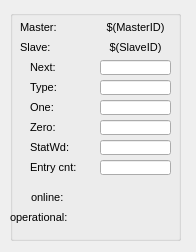
<?xml version="1.0" encoding="UTF-8"?>
<ui version="4.0">
 <class>Form</class>
 <widget class="QWidget" name="Form">
  <property name="geometry">
   <rect>
    <x>0</x>
    <y>0</y>
    <width>196</width>
    <height>252</height>
   </rect>
  </property>
  <property name="windowTitle">
   <string>Form</string>
  </property>
  <widget class="QGroupBox" name="groupBox">
   <property name="geometry">
    <rect>
     <x>10</x>
     <y>10</y>
     <width>171</width>
     <height>231</height>
    </rect>
   </property>
   <property name="font">
    <font>
     <pointsize>9</pointsize>
    </font>
   </property>
   <property name="title">
    <string/>
   </property>
   <widget class="caLed" name="caled_2">
    <property name="geometry">
     <rect>
      <x>120</x>
      <y>200</y>
      <width>18</width>
      <height>18</height>
     </rect>
    </property>
    <property name="rectangular">
     <bool>true</bool>
    </property>
    <property name="gradientEnabled">
     <bool>false</bool>
    </property>
    <property name="ledWidth">
     <number>16</number>
    </property>
    <property name="ledHeight">
     <number>16</number>
    </property>
    <property name="channel" stdset="0">
     <string notr="true">$(IOC):m$(MasterID)s$(SlaveID)-Operational</string>
    </property>
    <property name="falseColor">
     <color>
      <red>170</red>
      <green>0</green>
      <blue>0</blue>
     </color>
    </property>
    <property name="trueColor">
     <color>
      <red>0</red>
      <green>85</green>
      <blue>0</blue>
     </color>
    </property>
   </widget>
   <widget class="caLed" name="caled">
    <property name="geometry">
     <rect>
      <x>120</x>
      <y>180</y>
      <width>18</width>
      <height>18</height>
     </rect>
    </property>
    <property name="toolTip">
     <string>&lt;html&gt;&lt;head/&gt;&lt;body&gt;&lt;p&gt;ONLINE status of the slave&lt;/p&gt;&lt;/body&gt;&lt;/html&gt;</string>
    </property>
    <property name="rectangular">
     <bool>true</bool>
    </property>
    <property name="gradientEnabled">
     <bool>false</bool>
    </property>
    <property name="ledWidth">
     <number>16</number>
    </property>
    <property name="ledHeight">
     <number>16</number>
    </property>
    <property name="channel" stdset="0">
     <string notr="true">$(IOC):m$(MasterID)s$(SlaveID)-Online</string>
    </property>
    <property name="falseColor">
     <color>
      <red>170</red>
      <green>0</green>
      <blue>0</blue>
     </color>
    </property>
    <property name="trueColor">
     <color>
      <red>0</red>
      <green>85</green>
      <blue>0</blue>
     </color>
    </property>
   </widget>
   <widget class="caLabel" name="calabel_2">
    <property name="geometry">
     <rect>
      <x>0</x>
      <y>200</y>
      <width>71</width>
      <height>15</height>
     </rect>
    </property>
    <property name="minimumSize">
     <size>
      <width>50</width>
      <height>15</height>
     </size>
    </property>
    <property name="font">
     <font>
      <pointsize>8</pointsize>
     </font>
    </property>
    <property name="text">
     <string>operational:</string>
    </property>
   </widget>
   <widget class="caLabel" name="calabel">
    <property name="geometry">
     <rect>
      <x>21</x>
      <y>180</y>
      <width>50</width>
      <height>15</height>
     </rect>
    </property>
    <property name="minimumSize">
     <size>
      <width>50</width>
      <height>15</height>
     </size>
    </property>
    <property name="font">
     <font>
      <pointsize>8</pointsize>
     </font>
    </property>
    <property name="text">
     <string>online:</string>
    </property>
   </widget>
   <widget class="caLabel" name="calabel_13">
    <property name="geometry">
     <rect>
      <x>10</x>
      <y>30</y>
      <width>60</width>
      <height>15</height>
     </rect>
    </property>
    <property name="minimumSize">
     <size>
      <width>60</width>
      <height>15</height>
     </size>
    </property>
    <property name="font">
     <font>
      <pointsize>8</pointsize>
     </font>
    </property>
    <property name="text">
     <string>Slave:</string>
    </property>
   </widget>
   <widget class="caLabel" name="calabel_14">
    <property name="geometry">
     <rect>
      <x>90</x>
      <y>10</y>
      <width>71</width>
      <height>15</height>
     </rect>
    </property>
    <property name="minimumSize">
     <size>
      <width>50</width>
      <height>15</height>
     </size>
    </property>
    <property name="font">
     <font>
      <pointsize>8</pointsize>
     </font>
    </property>
    <property name="text">
     <string>$(MasterID)</string>
    </property>
    <property name="alignment">
     <set>Qt::AlignCenter</set>
    </property>
   </widget>
   <widget class="caLabel" name="calabel_15">
    <property name="geometry">
     <rect>
      <x>90</x>
      <y>30</y>
      <width>71</width>
      <height>15</height>
     </rect>
    </property>
    <property name="minimumSize">
     <size>
      <width>50</width>
      <height>15</height>
     </size>
    </property>
    <property name="font">
     <font>
      <pointsize>8</pointsize>
     </font>
    </property>
    <property name="text">
     <string>$(SlaveID)</string>
    </property>
    <property name="alignment">
     <set>Qt::AlignCenter</set>
    </property>
   </widget>
   <widget class="caLabel" name="calabel_16">
    <property name="geometry">
     <rect>
      <x>20</x>
      <y>50</y>
      <width>50</width>
      <height>15</height>
     </rect>
    </property>
    <property name="minimumSize">
     <size>
      <width>50</width>
      <height>15</height>
     </size>
    </property>
    <property name="font">
     <font>
      <pointsize>8</pointsize>
     </font>
    </property>
    <property name="text">
     <string>Next:</string>
    </property>
   </widget>
   <widget class="caLineEdit" name="calineedit_21">
    <property name="geometry">
     <rect>
      <x>90</x>
      <y>50</y>
      <width>71</width>
      <height>15</height>
     </rect>
    </property>
    <property name="minimumSize">
     <size>
      <width>50</width>
      <height>15</height>
     </size>
    </property>
    <property name="alignment">
     <set>Qt::AlignCenter</set>
    </property>
    <property name="channel" stdset="0">
     <string notr="true">$(IOC):m$(MasterID)s$(SlaveID)-NxtObjId</string>
    </property>
    <property name="background">
     <color alpha="0">
      <red>160</red>
      <green>160</green>
      <blue>164</blue>
     </color>
    </property>
    <property name="colorMode">
     <enum>caLineEdit::Static</enum>
    </property>
   </widget>
   <widget class="caLineEdit" name="calineedit_22">
    <property name="geometry">
     <rect>
      <x>90</x>
      <y>70</y>
      <width>71</width>
      <height>15</height>
     </rect>
    </property>
    <property name="minimumSize">
     <size>
      <width>50</width>
      <height>15</height>
     </size>
    </property>
    <property name="text">
     <string/>
    </property>
    <property name="alignment">
     <set>Qt::AlignCenter</set>
    </property>
    <property name="channel" stdset="0">
     <string>$(IOC):m$(MasterID)s$(SlaveID)-HWType</string>
    </property>
    <property name="background">
     <color alpha="0">
      <red>160</red>
      <green>160</green>
      <blue>164</blue>
     </color>
    </property>
    <property name="colorMode">
     <enum>caLineEdit::Static</enum>
    </property>
   </widget>
   <widget class="caLabel" name="calabel_17">
    <property name="geometry">
     <rect>
      <x>20</x>
      <y>70</y>
      <width>50</width>
      <height>15</height>
     </rect>
    </property>
    <property name="minimumSize">
     <size>
      <width>50</width>
      <height>15</height>
     </size>
    </property>
    <property name="font">
     <font>
      <pointsize>8</pointsize>
     </font>
    </property>
    <property name="text">
     <string>Type:</string>
    </property>
   </widget>
   <widget class="caLabel" name="calabel_18">
    <property name="geometry">
     <rect>
      <x>20</x>
      <y>90</y>
      <width>50</width>
      <height>15</height>
     </rect>
    </property>
    <property name="minimumSize">
     <size>
      <width>50</width>
      <height>15</height>
     </size>
    </property>
    <property name="font">
     <font>
      <pointsize>8</pointsize>
     </font>
    </property>
    <property name="text">
     <string>One:</string>
    </property>
   </widget>
   <widget class="caLineEdit" name="calineedit_23">
    <property name="geometry">
     <rect>
      <x>90</x>
      <y>90</y>
      <width>71</width>
      <height>15</height>
     </rect>
    </property>
    <property name="minimumSize">
     <size>
      <width>50</width>
      <height>15</height>
     </size>
    </property>
    <property name="text">
     <string/>
    </property>
    <property name="alignment">
     <set>Qt::AlignCenter</set>
    </property>
    <property name="channel" stdset="0">
     <string notr="true">$(IOC):m$(MasterID)s$(SlaveID)-One</string>
    </property>
    <property name="background">
     <color alpha="0">
      <red>160</red>
      <green>160</green>
      <blue>164</blue>
     </color>
    </property>
    <property name="colorMode">
     <enum>caLineEdit::Static</enum>
    </property>
   </widget>
   <widget class="caLabel" name="calabel_19">
    <property name="geometry">
     <rect>
      <x>20</x>
      <y>110</y>
      <width>50</width>
      <height>15</height>
     </rect>
    </property>
    <property name="minimumSize">
     <size>
      <width>50</width>
      <height>15</height>
     </size>
    </property>
    <property name="font">
     <font>
      <pointsize>8</pointsize>
     </font>
    </property>
    <property name="text">
     <string>Zero:</string>
    </property>
   </widget>
   <widget class="caLineEdit" name="calineedit_24">
    <property name="geometry">
     <rect>
      <x>90</x>
      <y>110</y>
      <width>71</width>
      <height>15</height>
     </rect>
    </property>
    <property name="minimumSize">
     <size>
      <width>50</width>
      <height>15</height>
     </size>
    </property>
    <property name="text">
     <string/>
    </property>
    <property name="alignment">
     <set>Qt::AlignCenter</set>
    </property>
    <property name="channel" stdset="0">
     <string notr="true">$(IOC):m$(MasterID)s$(SlaveID)-Zero</string>
    </property>
    <property name="background">
     <color alpha="0">
      <red>160</red>
      <green>160</green>
      <blue>164</blue>
     </color>
    </property>
    <property name="colorMode">
     <enum>caLineEdit::Static</enum>
    </property>
   </widget>
   <widget class="caLineEdit" name="calineedit_25">
    <property name="geometry">
     <rect>
      <x>90</x>
      <y>130</y>
      <width>71</width>
      <height>15</height>
     </rect>
    </property>
    <property name="minimumSize">
     <size>
      <width>50</width>
      <height>15</height>
     </size>
    </property>
    <property name="text">
     <string/>
    </property>
    <property name="alignment">
     <set>Qt::AlignCenter</set>
    </property>
    <property name="channel" stdset="0">
     <string notr="true">$(IOC):m$(MasterID)s$(SlaveID)-Stat</string>
    </property>
    <property name="background">
     <color alpha="0">
      <red>160</red>
      <green>160</green>
      <blue>164</blue>
     </color>
    </property>
    <property name="colorMode">
     <enum>caLineEdit::Static</enum>
    </property>
   </widget>
   <widget class="caLabel" name="calabel_20">
    <property name="geometry">
     <rect>
      <x>20</x>
      <y>130</y>
      <width>50</width>
      <height>15</height>
     </rect>
    </property>
    <property name="minimumSize">
     <size>
      <width>50</width>
      <height>15</height>
     </size>
    </property>
    <property name="font">
     <font>
      <pointsize>8</pointsize>
     </font>
    </property>
    <property name="text">
     <string>StatWd:</string>
    </property>
   </widget>
   <widget class="caLabel" name="calabel_21">
    <property name="geometry">
     <rect>
      <x>20</x>
      <y>150</y>
      <width>50</width>
      <height>15</height>
     </rect>
    </property>
    <property name="minimumSize">
     <size>
      <width>50</width>
      <height>15</height>
     </size>
    </property>
    <property name="font">
     <font>
      <pointsize>8</pointsize>
     </font>
    </property>
    <property name="text">
     <string>Entry cnt:</string>
    </property>
   </widget>
   <widget class="caLineEdit" name="calineedit_26">
    <property name="geometry">
     <rect>
      <x>90</x>
      <y>150</y>
      <width>71</width>
      <height>15</height>
     </rect>
    </property>
    <property name="minimumSize">
     <size>
      <width>50</width>
      <height>15</height>
     </size>
    </property>
    <property name="text">
     <string/>
    </property>
    <property name="alignment">
     <set>Qt::AlignCenter</set>
    </property>
    <property name="channel" stdset="0">
     <string notr="true">$(IOC):m$(MasterID)s$(SlaveID)-EntryCntr</string>
    </property>
    <property name="background">
     <color alpha="0">
      <red>160</red>
      <green>160</green>
      <blue>164</blue>
     </color>
    </property>
    <property name="colorMode">
     <enum>caLineEdit::Static</enum>
    </property>
   </widget>
   <widget class="caLabel" name="calabel_12">
    <property name="geometry">
     <rect>
      <x>10</x>
      <y>10</y>
      <width>60</width>
      <height>15</height>
     </rect>
    </property>
    <property name="minimumSize">
     <size>
      <width>60</width>
      <height>15</height>
     </size>
    </property>
    <property name="font">
     <font>
      <pointsize>8</pointsize>
     </font>
    </property>
    <property name="text">
     <string>Master:</string>
    </property>
   </widget>
  </widget>
 </widget>
 <customwidgets>
  <customwidget>
   <class>caLabel</class>
   <extends>QLabel</extends>
   <header>caLabel</header>
  </customwidget>
  <customwidget>
   <class>caLed</class>
   <extends>QWidget</extends>
   <header>caLed</header>
  </customwidget>
  <customwidget>
   <class>caLineEdit</class>
   <extends>QLineEdit</extends>
   <header>caLineEdit</header>
  </customwidget>
 </customwidgets>
 <resources/>
 <connections/>
</ui>
